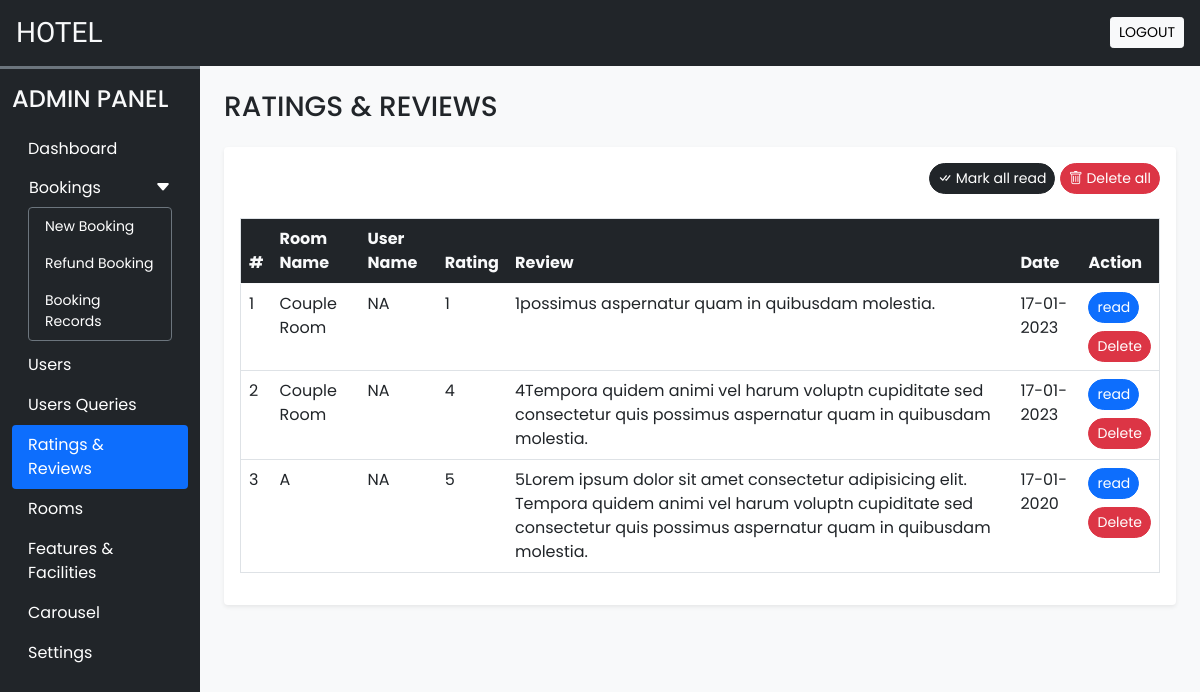
/admin/rate_review.php (signed in), run on the app's committed database.
### tables this page shows
CREATE TABLE `rating_review` (
  `sr_no` int(11) NOT NULL,
  `booking_id` int(11) NOT NULL,
  `room_id` int(11) NOT NULL,
  `user_id` int(11) NOT NULL,
  `rating` int(11) NOT NULL,
  `review` varchar(200) NOT NULL,
  `seen` int(11) NOT NULL DEFAULT 0,
  `datentime` datetime NOT NULL DEFAULT current_timestamp()
);

CREATE TABLE `rooms` (
  `id` int(11) NOT NULL,
  `name` varchar(200) NOT NULL,
  `area` int(11) NOT NULL,
  `price` int(11) NOT NULL,
  `quantity` int(11) NOT NULL,
  `adult` int(11) NOT NULL,
  `children` int(11) NOT NULL,
  `description` varchar(500) NOT NULL,
  `status` tinyint(4) NOT NULL DEFAULT 1,
  `removed` int(11) NOT NULL DEFAULT 0
);

CREATE TABLE `user_cred` (
  `id` int(11) NOT NULL,
  `name` varchar(200) NOT NULL,
  `email` varchar(200) NOT NULL,
  `address` varchar(500) NOT NULL,
  `phonenum` varchar(200) NOT NULL,
  `pincode` int(11) NOT NULL,
  `dob` date NOT NULL,
  `profile` varchar(200) NOT NULL,
  `password` varchar(200) NOT NULL,
  `is_verified` int(11) NOT NULL DEFAULT 0,
  `token` varchar(200) DEFAULT NULL,
  `t_expire` date DEFAULT NULL,
  `status` int(11) NOT NULL DEFAULT 1,
  `datentime` datetime NOT NULL DEFAULT current_timestamp()
);

### admin/rate_review.php (the view, shortened to what this page needs)
<!DOCTYPE html>
<html lang="en">
<head>
    <?php require('inc/link.php'); ?>
</head>
<body class="bg-light">
    <?php require('inc/header.php'); ?>
    <div class="container-fluid" id="main-content">
        <div class="row">
            <div class="col-lg-10 ms-auto p-4 overflow-hidden">
                <h3 class="mb-4">RATINGS & REVIEWS</h3>
                <div class="card border-0 shadow-sm mb-4">
                    <div class="card-body">
                        <div class="text-end mb-4">
                            <a href="?seen=all" class="btn btn-dark rounded-pill shadow-none btn-sm">
                                <i class="bi bi-check-all"></i> Mark all read
                            </a>
                            <a href="?del=all" class="btn btn-danger rounded-pill shadow-none btn-sm">
                                <i class="bi bi-trash"></i> Delete all
                            </a>
                        </div>
                        <div class="table-responsive-md">
                            <table class="table table-hover border">
                                <thead>
                                    <tr class="bg-dark text-light">
                                        <th scope="col">#</th>
                                        <th scope="col">Room Name</th>
                                        <th scope="col">User Name</th>
                                        <th scope="col">Rating</th>
                                        <th scope="col">Review</th>
                                        <th scope="col">Date</th>
                                        <th scope="col">Action</th>
                                    </tr>
                                </thead>
                                <tbody>
                                    <?php
                                    $q = "SELECT rr.*, uc.name AS uname, r.name AS rname FROM `rating_review` rr
                                    INNER JOIN `user_cred` uc ON rr.user_id = uc.id
                                    INNER JOIN `rooms` r ON rr.room_id = r.id
                                    ORDER BY `sr_no` DESC";
                                    $data = mysqli_query($con, $q);
                                    $i = 1;
                                    while ($row = mysqli_fetch_assoc($data)) {
                                        $date = date('d-m-Y', strtotime($row['datentime']));
                                        $Seen = '';
                                        if ($row['seen'] != 1) {
                                            $Seen = "<a href='?seen=$row[sr_no]' class='btn btn-sm rounded-pill btn-primary mb-2'>read</a> <br>";
                                        }
                                        $Seen .= "<a href='?del=$row[sr_no]' class='btn btn-sm rounded-pill btn-danger'>Delete</a>";
                                        echo <<<query
                                            <tr>
                                                <td>$i</td>
                                                <td>$row[rname]</td>
                                                <td>$row[uname]</td>
                                                <td>$row[rating]</td>
                                                <td>$row[review]</td>
                                                <td>$date</td>
                                                <td>$Seen</td>
                                            </tr>
                                        query;
                                        $i++;
                                    }
                                    ?>
                                </tbody>
                            </table>
                        </div>
                    </div>
                </div>
            </div>
        </div>
    </div>
</body>
</html>

### admin/inc/link.php (shortened to what this page needs)
<link href="https://cdn.jsdelivr.net/npm/bootstrap@5.0.2/dist/css/bootstrap.min.css" rel="stylesheet">
<link rel="stylesheet" href="https://cdn.jsdelivr.net/npm/bootstrap-icons@1.8.1/font/bootstrap-icons.css">
<link rel="stylesheet" href="css/common.css">

### admin/inc/header.php (shortened to what this page needs)
<div class="container-fluid bg-dark text-light p-3 d-flex align-items-center justify-content-between sticky-top">
    <h3 class="mb-0 h-font">HOTEL</h3>
    <a href="logout.php" class="btn btn-light btn-sm">LOGOUT</a>
</div>
<div class="col-lg-2 bg-dark border-top border-3 border-secondary" id="dashboard-menu">
    <nav class="navbar navbar-expand-lg navbar-dark shadow-none">
        <div class="container-fluid flex-lg-column align-items-stretch ">
            <h4 class="mt-2 text-light">ADMIN PANEL</h4>
            <div class="collapse navbar-collapse flex-column align-items-stretch mt-2" id="adminDropdown">
                <ul class="nav nav-pills flex-column">
                    <li class="nav-item">
                        <a class="nav-link text-white" href="dashboard.php">Dashboard</a>
                    </li>
                    <li class="nav-item">
                        <button class="btn text-white px-3 w-100 shadow-none text-start d-flex align-items-center justify-content-between" type="button" data-bs-toggle="collapse" data-bs-target="#bookingLists">
                            <span>Bookings</span>
                            <span><i class="bi bi-caret-down-fill"></i></span>
                        </button>
                        <div class="collapse show px-3 small mb-1" id="bookingLists">
                            <ul class="nav nav-pills flex-column rounded border border-secondary">
                                <li class="nav-item">
                                    <a class="nav-link text-white" href="new_bookings.php">New Booking</a>
                                </li>
                                <li class="nav-item">
                                    <a class="nav-link text-white" href="refund_bookings.php">Refund Booking</a>
                                </li>
                                <li class="nav-item">
                                    <a class="nav-link text-white" href="booking_records.php">Booking Records</a>
                                </li>
                            </ul>
                        </div>
                    </li>
                    <li class="nav-item">
                        <a class="nav-link text-white" href="users.php">Users</a>
                    </li>
                    <li class="nav-item">
                        <a class="nav-link text-white" href="user_queries.php">Users Queries</a>
                    </li>
                    <li class="nav-item">
                        <a class="nav-link text-white" href="rate_review.php">Ratings & Reviews</a>
                    </li>
                    <li class="nav-item">
                        <a class="nav-link text-white" href="rooms.php">Rooms</a>
                    </li>
                    <li class="nav-item">
                        <a class="nav-link text-white" href="features_facilities.php">Features & Facilities</a>
                    </li>
                    <li class="nav-item">
                        <a class="nav-link text-white" href="carousel.php">Carousel</a>
                    </li>
                    <li class="nav-item">
                        <a class="nav-link text-white" href="settings.php">Settings</a>
                    </li>
                </ul>
            </div>
        </div>
    </nav>
</div>

### admin/css/common.css (style rules this page uses)
:root { --teal: #2ec1ac; --teal_hover: #279e8c; }
* { font-family: "Poppins", sans-serif; }
.h-font { font-family: "Merienda", cursive; }
#dashboard-menu { position: fixed; height: 100%; z-index: 11; }

### data on the page
rating_review: room.name "Couple Room", user.name "NA", rating "1", review "1possimus aspernatur quam in quibusdam molestia.", datentime "17-01-2023"
rating_review: room.name "Couple Room", user.name "NA", rating "4", review "4Tempora quidem animi vel harum voluptn cupiditate sed consectetur quis possimus aspernatur quam in quibusdam molestia.", datentime "17-01-2023"
rating_review: room.name "A", user.name "NA", rating "5", review "5Lorem ipsum dolor sit amet consectetur adipisicing elit. Tempora quidem animi vel harum voluptn cupiditate sed consectetur quis possimus aspernatur quam in quibusdam molestia.", datentime "17-01-2020"
